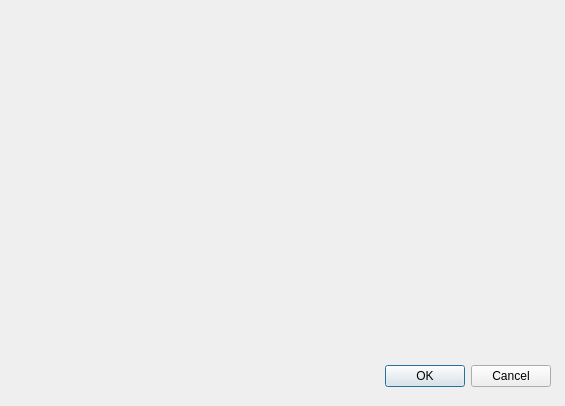
<?xml version="1.0" encoding="UTF-8"?>
<ui version="4.0">
 <class>Dialog</class>
 <widget class="QDialog" name="Dialog">
  <property name="geometry">
   <rect>
    <x>0</x>
    <y>0</y>
    <width>565</width>
    <height>406</height>
   </rect>
  </property>
  <property name="windowTitle">
   <string>Dialog</string>
  </property>
  <widget class="QDialogButtonBox" name="buttonBox">
   <property name="geometry">
    <rect>
     <x>210</x>
     <y>360</y>
     <width>341</width>
     <height>32</height>
    </rect>
   </property>
   <property name="orientation">
    <enum>Qt::Horizontal</enum>
   </property>
   <property name="standardButtons">
    <set>QDialogButtonBox::Cancel|QDialogButtonBox::Ok</set>
   </property>
  </widget>
 </widget>
 <resources/>
 <connections>
  <connection>
   <sender>buttonBox</sender>
   <signal>accepted()</signal>
   <receiver>Dialog</receiver>
   <slot>accept()</slot>
   <hints>
    <hint type="sourcelabel">
     <x>248</x>
     <y>254</y>
    </hint>
    <hint type="destinationlabel">
     <x>157</x>
     <y>274</y>
    </hint>
   </hints>
  </connection>
  <connection>
   <sender>buttonBox</sender>
   <signal>rejected()</signal>
   <receiver>Dialog</receiver>
   <slot>reject()</slot>
   <hints>
    <hint type="sourcelabel">
     <x>316</x>
     <y>260</y>
    </hint>
    <hint type="destinationlabel">
     <x>286</x>
     <y>274</y>
    </hint>
   </hints>
  </connection>
 </connections>
</ui>
